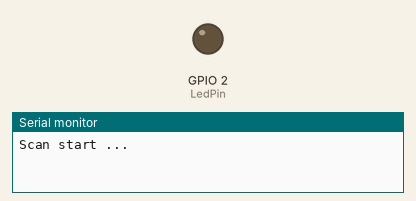
Recording of a sketch running on a simulated ESP8266 (NodeMCU). Parts: output pins drawn as LEDs (lit = HIGH), the last lines printed to the serial monitor. A WiFi scan finds three made-up networks.

Above: at 1.1 s.
At 4.7 s:
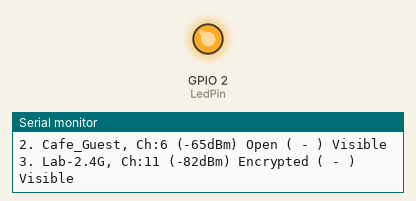
Timing chart, 0 to 9.3 s (numbered marks = the images above):
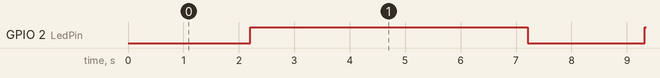

Measured:
- by itself, GPIO 2 (LedPin): alternates HIGH for 5.0 s and LOW for 2.1 s

The sketch:

wifi_scan.ino
```cpp
#include "ESP8266WiFi.h"

const int LedPin = 2;

void setup() {
  pinMode(LedPin, OUTPUT);

  Serial.begin(9600);

  WiFi.mode(WIFI_STA);
  WiFi.persistent(false);
  WiFi.disconnect();
  delay(100);
}

void loop() {
  Serial.print("Scan start ... ");
  digitalWrite(LedPin, LOW);
  int n = WiFi.scanNetworks(false, true);
  Serial.printf("%d network(s) found\n", n);
  for (int i = 0; i < n; i++)
  {
    String ssid = WiFi.SSID(i);
    uint8_t encryption = WiFi.encryptionType(i);
    int32_t rssi = WiFi.RSSI(i);

    uint8_t* bssid = WiFi.BSSID(i);
    String bssidStr = WiFi.BSSIDstr(i);

    int32_t channel = WiFi.channel(i);
    bool isHidden = WiFi.isHidden(i);

    String isOpen = encryption == ENC_TYPE_NONE ? "Open" : "Encrypted";
    String isHiddenStr = isHidden ? "[Hidden]" : "Visible";

    String encryptionType;

    switch(encryption)
    {
      case ENC_TYPE_WEP:
        encryptionType = "WEP";
        break;
      case ENC_TYPE_TKIP:
        encryptionType = "WPA/PSK";
        break;
      case ENC_TYPE_CCMP:
        encryptionType = "WPA2/PSK";
        break;
      case ENC_TYPE_AUTO:
        encryptionType = "WPA/WPA 2/PSK";
        break;
      default:
        encryptionType = " - ";
        break;
    }

    //WiFi.getNetworkInfo(i, ssid, encryption, rssi, bssid, channel, isHidden);
    Serial.printf("%d. %s, Ch:%d (%ddBm) %s (%s) %s\n", i + 1, ssid.c_str(), channel, rssi,  isOpen.c_str(), encryptionType.c_str(), isHiddenStr.c_str());
  }

  digitalWrite(LedPin, HIGH);
  Serial.println();

  delay(5000);
}
```
